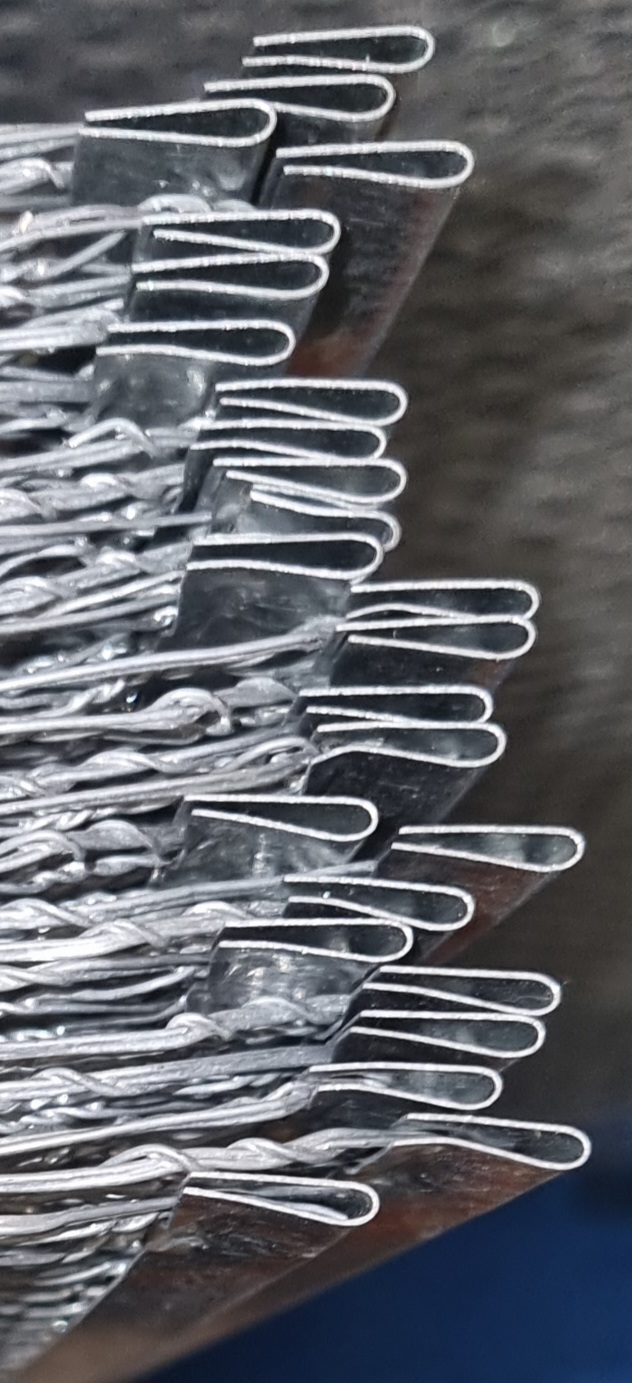
#> input picture Flash/flash4.jpg, 632 x 1383 px, found by its file name
$ python 'edge detection2.py'
#> lines starting #> are read from the running program, lines starting #| are printed output that depends on the picture; after the words box and inside, x2 and y2 are one past the last pixel; in counts of white or black regions, pixels touching at a corner belong together
import numpy as np
import cv2
from matplotlib import pyplot as plt
from math import ceil, floor

def allPixelsBlack(image, rows, columnIndex):
    for row in rows:
        if image[row][columnIndex] > 100:
            return False
    return True

def makeNewPixelsBlack(newImage, rowIndex, columnIndex):
    newImage[rowIndex-1][columnIndex] = 0
    newImage[rowIndex][columnIndex] = 0
    return newImage

def makeRowWhite(image, rowIndex):
    whiteRow = np.ones(len(image[0])) * 255
    image[rowIndex] = whiteRow
    return image

def curveFinder(image, width, height):
    # print(f"Image is {len(image)}x{len(image[0])}")
    height = 3
    if height % 2 != 0:
        bottomHeight = floor(height/2)
        topHeight = ceil(height/2)
    else:
        bottomHeight = int(height /2)
        topHeight = bottomHeight + 1

    i = bottomHeight

    while i < len(image):
        for rows in image[i-bottomHeight: i+ topHeight]:
            for column in rows:
                if allPixelsBlack(rows):
                    continue

        i+= height

def lineFinder(image):
    newImage = image.copy()
    numColumns = len(image[0])

    print(newImage[200][600])
    for possibleRow in range(0, len(newImage)):
        for possibleColumn in range(0, 620):
            try:
                newImage[possibleRow][possibleColumn] = 255
            except:
                print(f"possibleRow = {possibleRow}, possibleColumn = {possibleColumn}")

    print(newImage[200][600])
    # plt.imshow(newImage, cmap = 'gray')
    rowIndex = 0
    while rowIndex < len(image):
        for columnIndex in range(0, numColumns):
            if allPixelsBlack(image, [rowIndex-1, rowIndex], columnIndex):
                newImage = makeNewPixelsBlack(newImage, rowIndex, columnIndex)
            if image[rowIndex][columnIndex] < 10:
                newImage[rowIndex][columnIndex] = 255
                continue
        rowIndex += 1


    return newImage

def readImage():
    initialImage = cv2.imread('Flash\\flash4.jpg', cv2.IMREAD_GRAYSCALE)
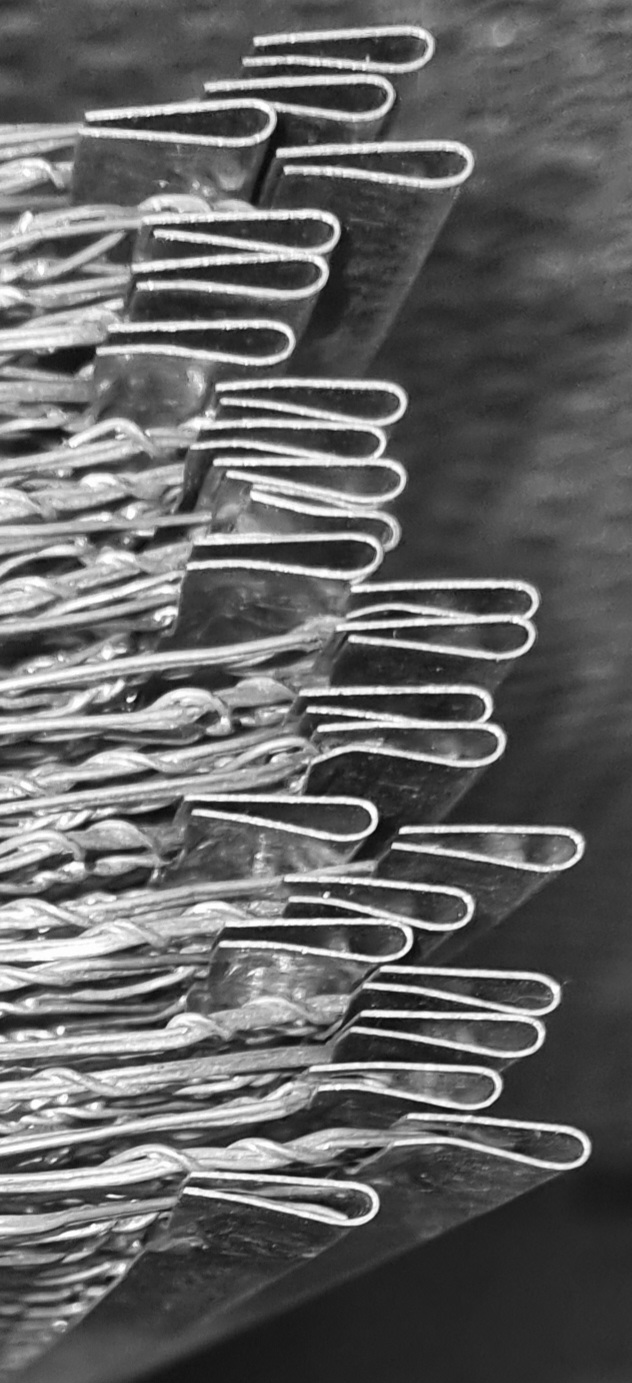
#> initialImage: shape (1383, 632); min 7, max 255, mean 101.2
    image = initialImage
    assert image is not None, "file could not be read, check with os.path.exists()"
    image = cv2.medianBlur(image,3)
    image = cv2.adaptiveThreshold(image,255,cv2.ADAPTIVE_THRESH_GAUSSIAN_C, cv2.THRESH_BINARY,11,6)
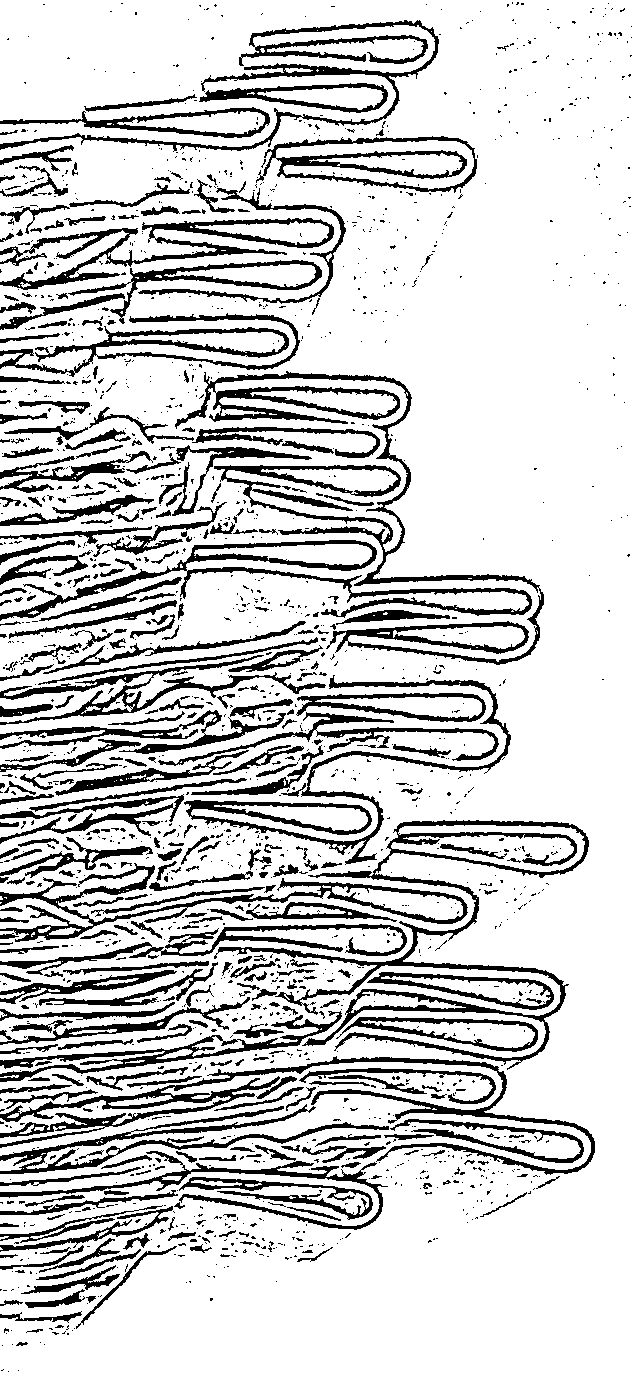
#> image: shape (1383, 632); 81.1% white; 1751 black regions (1380 under 20 px), largest, box (x1, y1, x2, y2) and area: (175, 371, 544, 665) 11683, (214, 820, 589, 1070) 9028, (0, 1056, 595, 1175) 7657
    image = cv2.medianBlur(image,3)
#> image: shape (1383, 632); 81.7% white; 893 black regions (503 under 20 px), largest, box (x1, y1, x2, y2) and area: (218, 820, 589, 1069) 8948, (175, 371, 544, 665) 7465, (0, 1057, 595, 1174) 7370
    image = cv2.medianBlur(image,3)
#> image: shape (1383, 632); 81.9% white; 675 black regions (304 under 20 px), largest, box (x1, y1, x2, y2) and area: (218, 820, 589, 1068) 8946, (175, 372, 544, 665) 7448, (0, 1057, 595, 1174) 7389
    image = cv2.medianBlur(image,3)
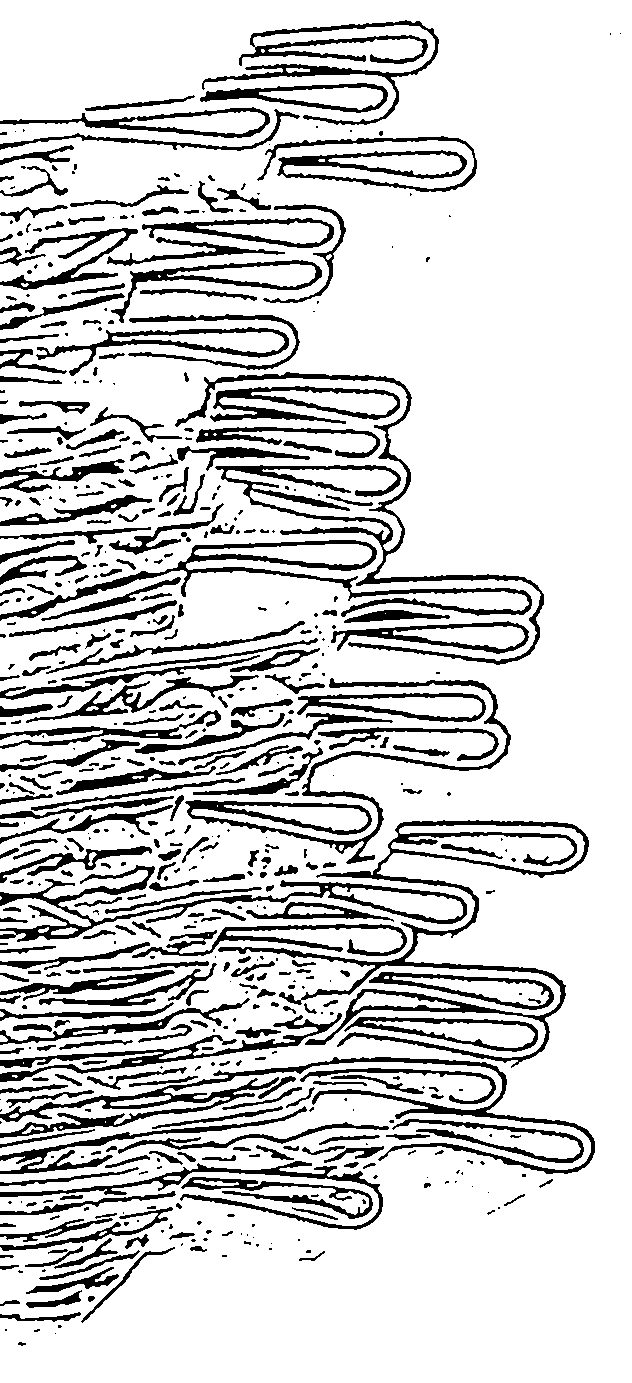
#> image: shape (1383, 632); 82.1% white; 588 black regions (237 under 20 px), largest, box (x1, y1, x2, y2) and area: (218, 820, 589, 1068) 8939, (175, 372, 544, 665) 7437, (0, 1057, 595, 1174) 7398
    image = cv2.adaptiveThreshold(image,255,cv2.ADAPTIVE_THRESH_GAUSSIAN_C, cv2.THRESH_BINARY,13,6)

    # curveFinder(image, 5, 3)
    newImage = lineFinder(image)
#> in lineFinder, `numColumns = len(image[0])`: numColumns = 632
#| 255
#> after the loop in lineFinder, `for possibleRow in range(0, len(newImage)):`:
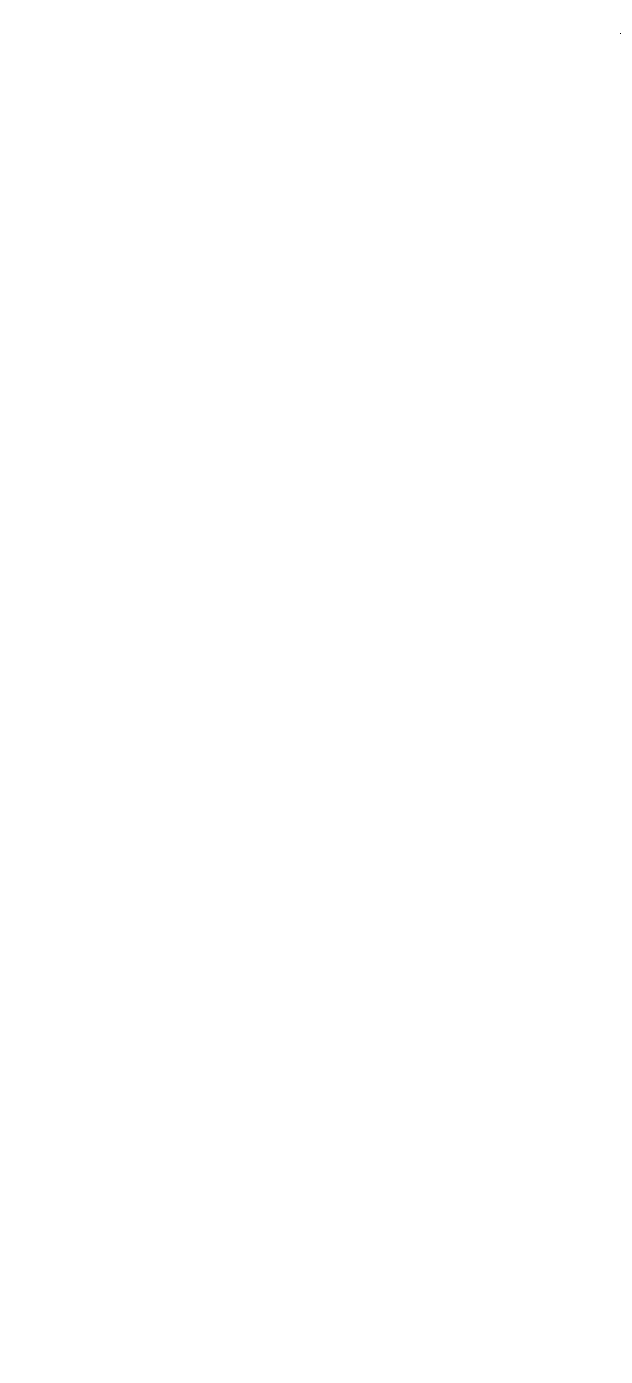
#> newImage: shape (1383, 632); 100% white; black in thin lines or dots, all inside (x1, y1, x2, y2) = (620, 33, 621, 34)
#| 255
#> after the loop in lineFinder, `while rowIndex < len(image):`:
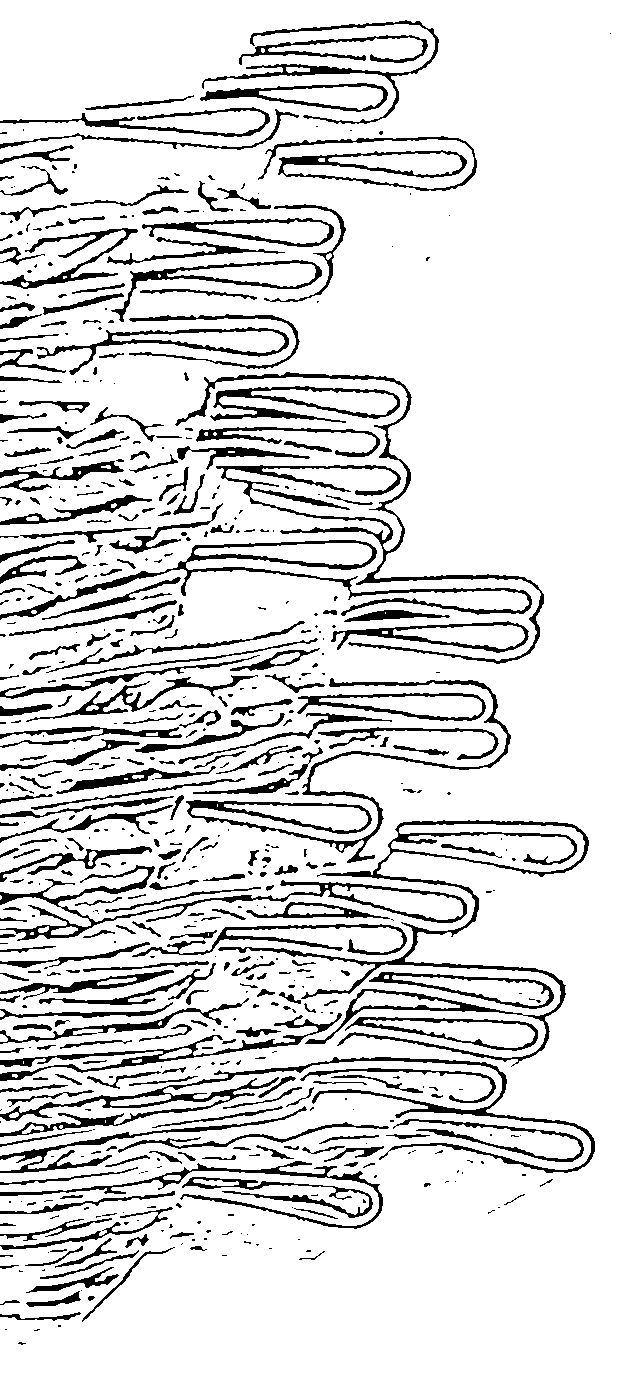
#> newImage: shape (1383, 632); 86.2% white; 598 black regions (299 under 20 px), largest, box (x1, y1, x2, y2) and area: (218, 820, 589, 1067) 6894, (175, 372, 544, 664) 5907, (0, 1057, 595, 1173) 5787
#> after the loop in lineFinder, `while rowIndex < len(image):`: rowIndex = 1383
    plt.imshow(newImage, cmap = 'gray')


readImage()


# [22 lines of commented-out code are left out]

$ run again, with Flash/flash1.jpg copied over Flash/flash4.jpg
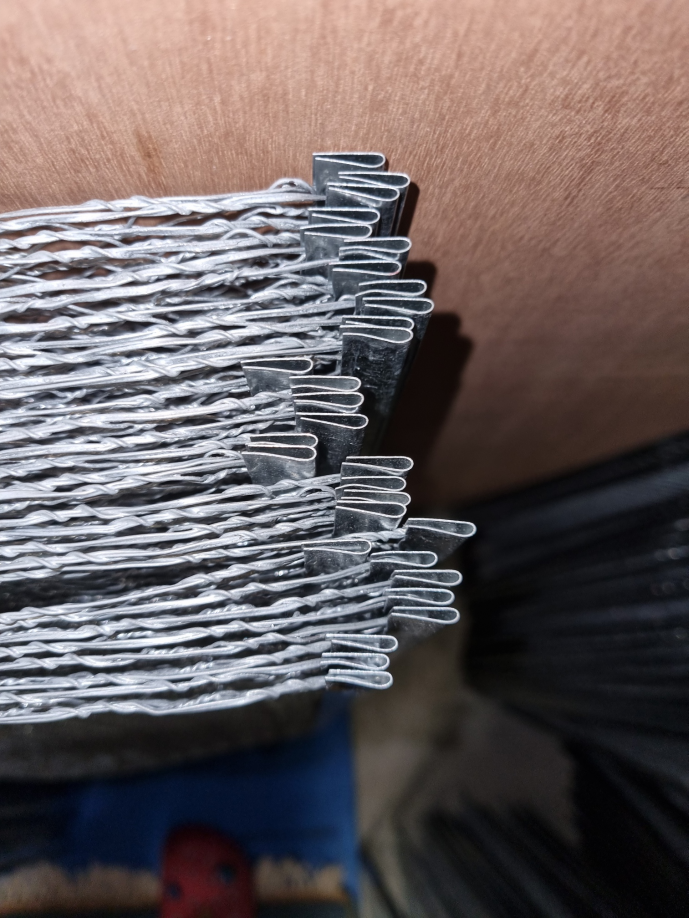
#> input picture Flash/flash1.jpg, 1377 x 1836 px, found by its file name (shown at 1/2 size)
#> numColumns = 1377
#| 255
#> after the loop in lineFinder, `for possibleRow in range(0, len(newImage)):`:
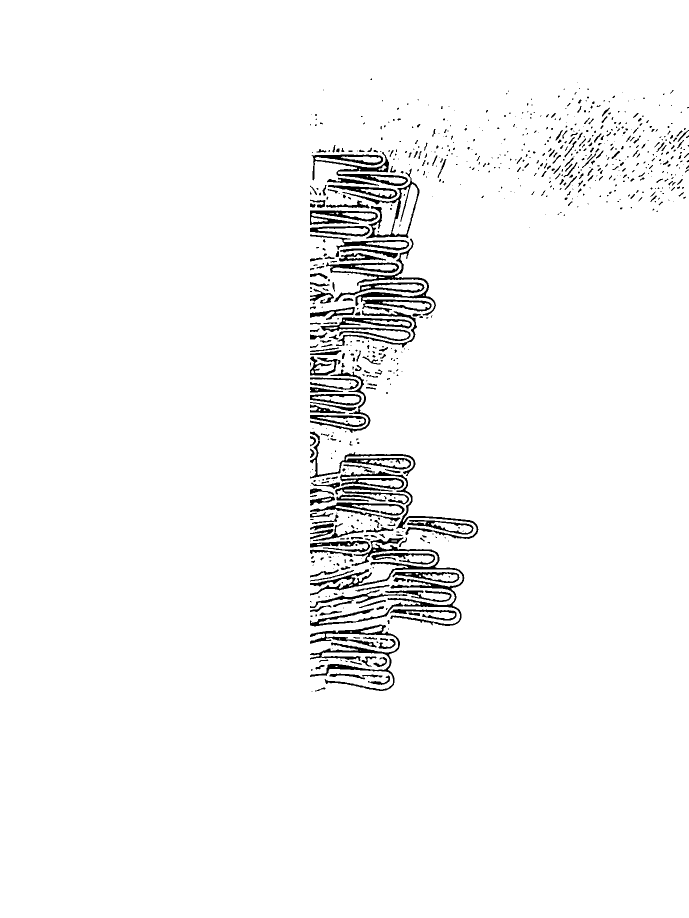
#> newImage: shape (1836, 1377) (shown at 1/2 size); 96.7% white; 794 black regions (497 under 20 px), largest, box (x1, y1, x2, y2) and area: (620, 1075, 929, 1253) 8160, (652, 477, 872, 631) 5487, (620, 1249, 800, 1382) 5233
#| 255
#> after the loop in lineFinder, `while rowIndex < len(image):`:
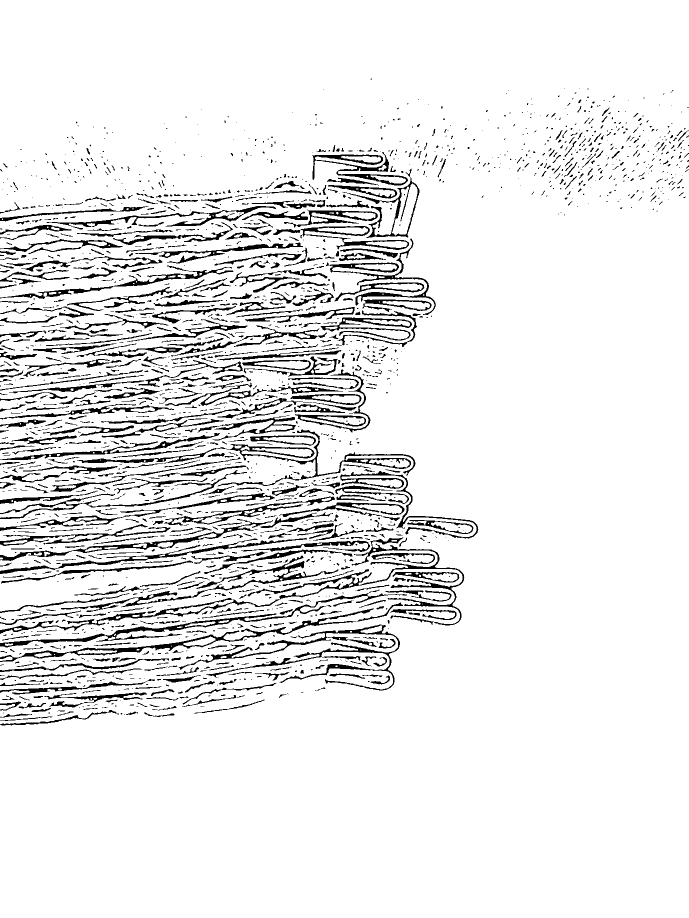
#> newImage: shape (1836, 1377) (shown at 1/2 size); 91.5% white; 1886 black regions (1155 under 20 px), largest, box (x1, y1, x2, y2) and area: (0, 1075, 929, 1268) 9305, (357, 1249, 800, 1381) 6777, (154, 859, 831, 973) 5884
#> after the loop in lineFinder, `while rowIndex < len(image):`: rowIndex = 1836
